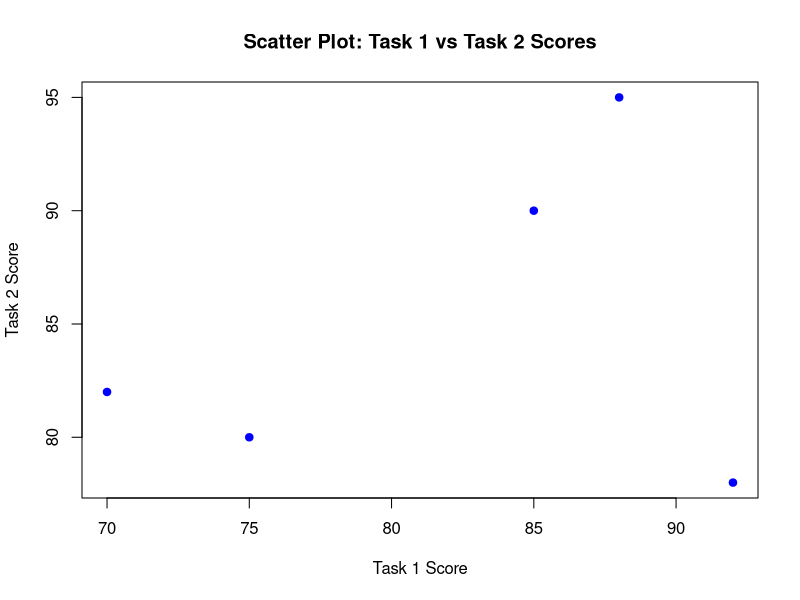
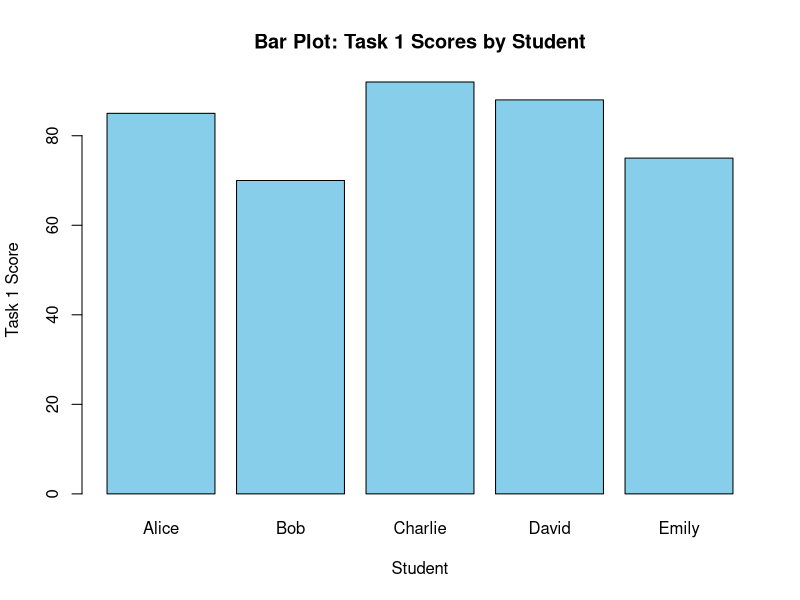

Recreate these plots in R, in order.
# Create the data frame
students <- data.frame(
  Student = c("Alice", "Bob", "Charlie", "David", "Emily"),
  Task1 = c(85, 70, 92, 88, 75),
  Task2 = c(90, 82, 78, 95, 80)
)
# Scatter plot
plot(students$Task1, students$Task2,
     main = "Scatter Plot: Task 1 vs Task 2 Scores",
     xlab = "Task 1 Score",
     ylab = "Task 2 Score",
     col = "blue",
     pch = 19)
# Bar plot for Task 1 Scores
barplot(students$Task1,
        names.arg = students$Student,
        col = "skyblue",
        main = "Bar Plot: Task 1 Scores by Student",
        xlab = "Student",
        ylab = "Task 1 Score",
        border = "black")
